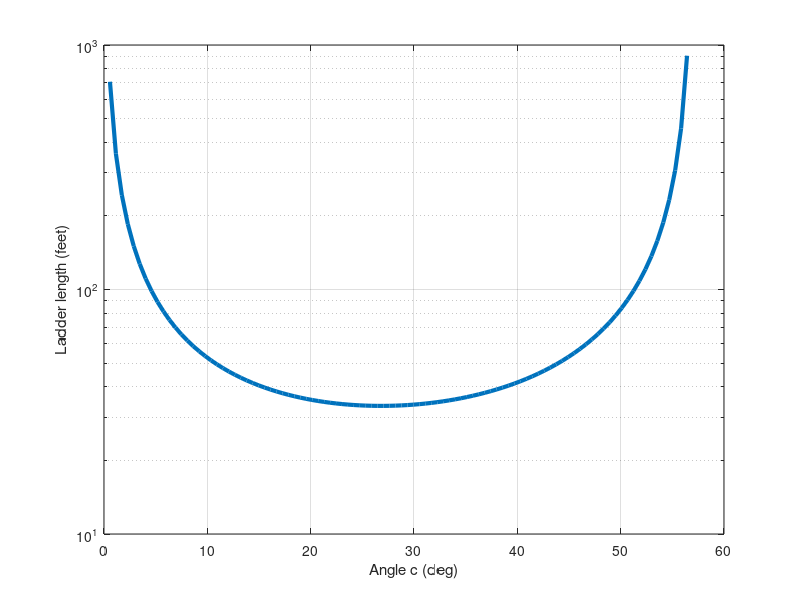

This figure's MATLAB source:
clear all; close all; clc;

%% Ladder problem

N = 100;
c = linspace(0,180-123,N);
L = 9./sind(180-123-c)+7./sind(c);
semilogy(c,L,'LineWidth', 3), grid on;
xlabel('Angle c (deg)');
ylabel('Ladder length (feet)')